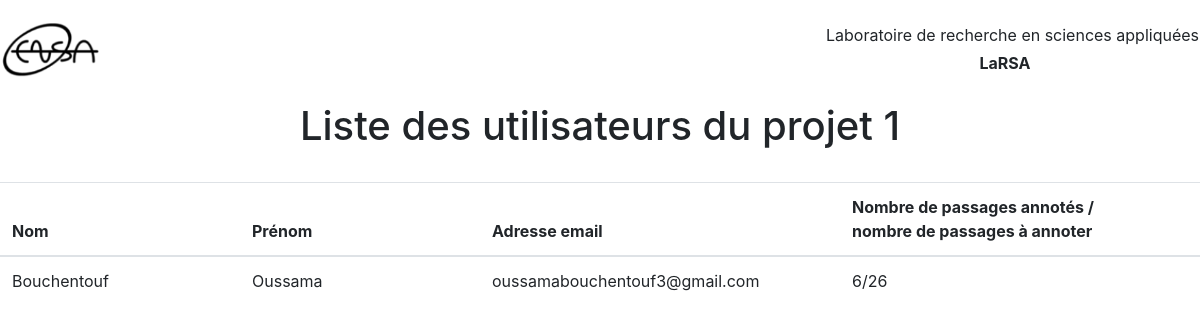
The page /users/index.php?projet=1 on the database its author committed.
### tables this page shows
CREATE TABLE `affectation` (
  `objectif` int(11) NOT NULL,
  `id_uti` int(11) DEFAULT NULL,
  `id_group` int(11) DEFAULT NULL
);

CREATE TABLE `utilisateur` (
  `id_uti` int(11) NOT NULL,
  `nom` varchar(100) NOT NULL,
  `prenom` varchar(100) NOT NULL,
  `email` varchar(255) NOT NULL,
  `mdp` varchar(100) NOT NULL,
  `photo` varchar(255) NOT NULL,
  `superutilisateur` tinyint(1) DEFAULT NULL,
  `telephone` int(11) DEFAULT NULL,
  `oldmdp` char(255) DEFAULT NULL
);

### users/index.php (the view, shortened to what this page needs)
<!DOCTYPE html>
<html lang="en">
  <head>
    <link
      href="https://cdn.jsdelivr.net/npm/bootstrap@4.4.1/dist/css/bootstrap.min.css"
      rel="stylesheet"
    />
    <link rel="stylesheet" href="main.css" />
  </head>
  <body>
  <?php
    require_once("db.php");
    $result = $con->query("SELECT * FROM utilisateur,affectation WHERE utilisateur.id_uti=affectation.id_uti and id_group='".$_GET['projet']."'");
?>
    <?php
    if ( $result->num_rows )
    {
    ?>
      <table width="100%">
        <tr>
          <td width="60%"> <img src="oujda.png" alt="" width="100px" /> </td>
          <td> <p>Laboratoire de recherche en sciences appliquées <div class="text"> LaRSA </div> </p> </td>
        </tr>
      </table>
      <h1>Liste des utilisateurs du projet  <?php echo $_GET["projet"] ;?> </h1>
      <br>
      <table class="table">
        <thead>
          <tr>
            <th scope="col" width="20%">Nom</th>
            <th scope="col" width="20%">Prénom</th>
            <th scope="col" width="30%">Adresse email</th>
            <th scope="col" width="30%">Nombre de passages annotés / <br/>nombre de passages à annoter </th>
          </tr>
        </thead>
        <tbody>
        <?php while( $row = $result->fetch_assoc() ) {
          $id_utilisateur=$row['id_uti'];
          $id_groupe=$_GET['projet'];
            $result1 = $con->query("SELECT count(id_annot)  annot FROM  annotation a  where  a.id_uti='$id_utilisateur' and a.id_group='$id_groupe'" ); ?>
          <tr>
            <td scope="row"><?php echo htmlspecialchars($row['nom']); ?></td>
            <td><?php echo htmlspecialchars($row['prenom']); ?></td>
            <td><?php echo htmlspecialchars($row['email']); ?></td>
            <td><?php $row1 = $result1->fetch_assoc()  ;
            echo htmlspecialchars($row1['annot']) .'/'. htmlspecialchars($row['objectif']);?></td>
          </tr>
        </tbody>
        <?php } ?>
      </table>
      <?php }?>
  </body>
</html>

### users/main.css (style rules this page uses)
p { text-align:right; }
.text { text-align: center; margin-left: 90px; font-weight: bold; line-height: 0; }
h1 { text-align: center; }

### rows shown on the page
affectation: id_uti.nom "Bouchentouf", id_uti.prenom "Oussama", id_uti.email "oussamabouchentouf3@gmail.com", annot "6", objectif "26"

### other values the page prints
$_GET["projet"] "1"
